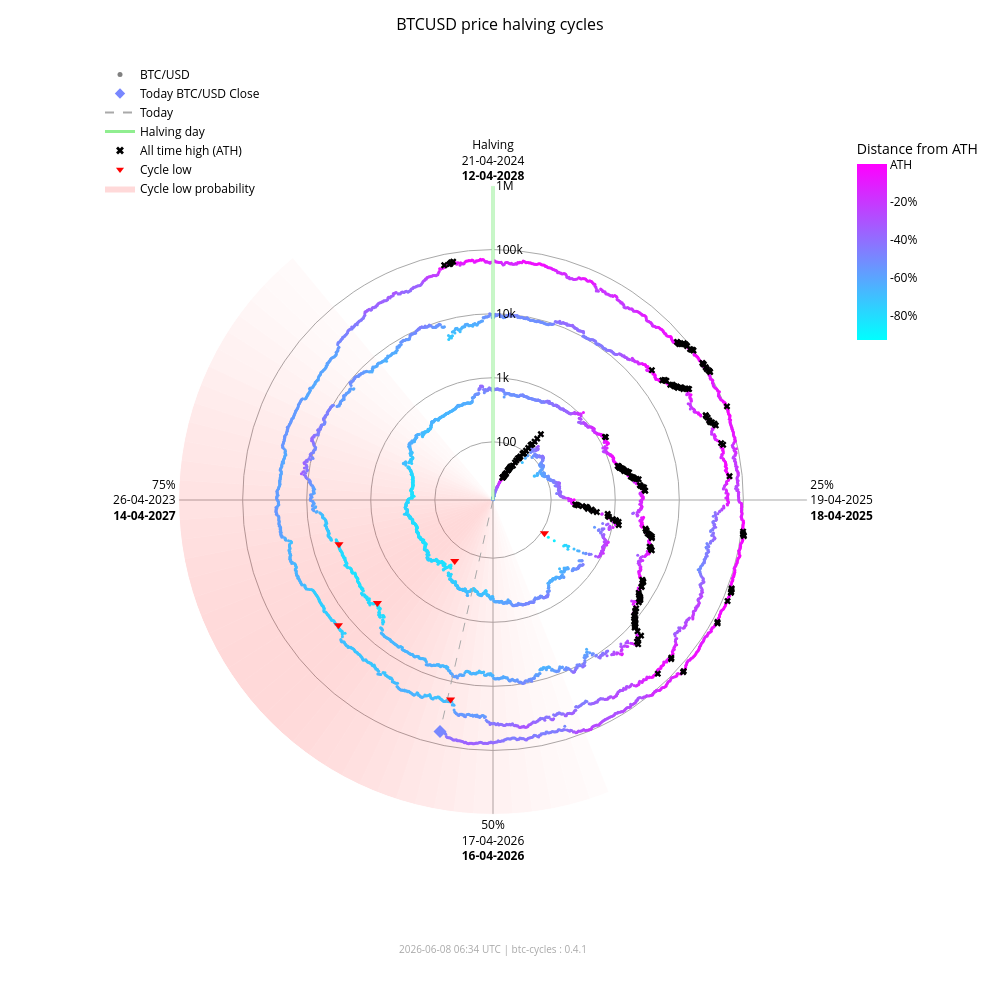

This figure's notebook cell:
### Markdown cell above
### Interactive chart (plotly)

### Code cell
fig_interactive = btc.plot(
    kind="interactive",
    from_date="2012-11-28",
)
# plotly config for interactivity
config = {"scrollZoom": True, "displayModeBar": True}
# display in notebook
fig_interactive.show(config=config)

### Figure 1 — Plotly figure (JSON) as saved in the notebook; plotly's stock layout.template omitted (floating-point values rounded to 4 significant figures; data arrays with more than 128 entries replaced by an {"elided": "..."} marker saying what was removed)
{"data": [{"fill": "toself", "fillcolor": "rgba(255,0,0,0.017168280509461755)", "hoverinfo": "skip", "line": {"width": 0}, "mode": "lines", "r": [12.35, 1000000, 1000000, 12.35, 12.35], "showlegend": false, "theta": [158.4, 158.4, 162.0, 162.0, 158.4], "type": "scatterpolar"}, {"fill": "toself", "fillcolor": "rgba(255,0,0,0.022114794501891175)", "hoverinfo": "skip", "line": {"width": 0}, "mode": "lines", "r": [12.35, 1000000, 1000000, 12.35, 12.35], "showlegend": false, "theta": [162.0, 162.0, 165.6, 165.6, 162.0], "type": "scatterpolar"}, {"fill": "toself", "fillcolor": "rgba(255,0,0,0.02790404259511669)", "hoverinfo": "skip", "line": {"width": 0}, "mode": "lines", "r": [12.35, 1000000, 1000000, 12.35, 12.35], "showlegend": false, "theta": [165.6, 165.6, 169.2, 169.2, 165.6], "type": "scatterpolar"}, {"fill": "toself", "fillcolor": "rgba(255,0,0,0.034518294852420334)", "hoverinfo": "skip", "line": {"width": 0}, "mode": "lines", "r": [12.35, 1000000, 1000000, 12.35, 12.35], "showlegend": false, "theta": [169.2, 169.2, 172.8, 172.8, 169.2], "type": "scatterpolar"}, {"fill": "toself", "fillcolor": "rgba(255,0,0,0.041901979682821514)", "hoverinfo": "skip", "line": {"width": 0}, "mode": "lines", "r": [12.35, 1000000, 1000000, 12.35, 12.35], "showlegend": false, "theta": [172.8, 172.8, 176.4, 176.4, 172.8], "type": "scatterpolar"}, {"fill": "toself", "fillcolor": "rgba(255,0,0,0.04996405861294358)", "hoverinfo": "skip", "line": {"width": 0}, "mode": "lines", "r": [12.35, 1000000, 1000000, 12.35, 12.35], "showlegend": false, "theta": [176.4, 176.4, 180.0, 180.0, 176.4], "type": "scatterpolar"}, {"fill": "toself", "fillcolor": "rgba(255,0,0,0.05858349692240514)", "hoverinfo": "skip", "line": {"width": 0}, "mode": "lines", "r": [12.35, 1000000, 1000000, 12.35, 12.35], "showlegend": false, "theta": [180.0, 180.0, 183.6, 183.6, 180.0], "type": "scatterpolar"}, {"fill": "toself", "fillcolor": "rgba(255,0,0,0.06761662035375064)", "hoverinfo": "skip", "line": {"width": 0}, "mode": "lines", "r": [12.35, 1000000, 1000000, 12.35, 12.35], "showlegend": false, "theta": [183.6, 183.6, 187.2, 187.2, 183.6], "type": "scatterpolar"}, {"fill": "toself", "fillcolor": "rgba(255,0,0,0.07690481219944661)", "hoverinfo": "skip", "line": {"width": 0}, "mode": "lines", "r": [12.35, 1000000, 1000000, 12.35, 12.35], "showlegend": false, "theta": [187.2, 187.2, 190.8, 190.8, 187.2], "type": "scatterpolar"}, {"fill": "toself", "fillcolor": "rgba(255,0,0,0.08628112000611096)", "hoverinfo": "skip", "line": {"width": 0}, "mode": "lines", "r": [12.35, 1000000, 1000000, 12.35, 12.35], "showlegend": false, "theta": [190.8, 190.8, 194.4, 194.4, 190.8], "type": "scatterpolar"}, {"fill": "toself", "fillcolor": "rgba(255,0,0,0.09557490841018089)", "hoverinfo": "skip", "line": {"width": 0}, "mode": "lines", "r": [12.35, 1000000, 1000000, 12.35, 12.35], "showlegend": false, "theta": [194.4, 194.4, 198.0, 198.0, 194.4], "type": "scatterpolar"}, {"fill": "toself", "fillcolor": "rgba(255,0,0,0.10461455782963762)", "hoverinfo": "skip", "line": {"width": 0}, "mode": "lines", "r": [12.35, 1000000, 1000000, 12.35, 12.35], "showlegend": false, "theta": [198.0, 198.0, 201.6, 201.6, 198.0], "type": "scatterpolar"}, {"fill": "toself", "fillcolor": "rgba(255,0,0,0.11322908719652829)", "hoverinfo": "skip", "line": {"width": 0}, "mode": "lines", "r": [12.35, 1000000, 1000000, 12.35, 12.35], "showlegend": false, "theta": [201.6, 201.6, 205.2, 205.2, 201.6], "type": "scatterpolar"}, {"fill": "toself", "fillcolor": "rgba(255,0,0,0.12125015337052986)", "hoverinfo": "skip", "line": {"width": 0}, "mode": "lines", "r": [12.35, 1000000, 1000000, 12.35, 12.35], "showlegend": false, "theta": [205.2, 205.2, 208.8, 208.8, 205.2], "type": "scatterpolar"}, {"fill": "toself", "fillcolor": "rgba(255,0,0,0.12851590515331976)", "hoverinfo": "skip", "line": {"width": 0}, "mode": "lines", "r": [12.35, 1000000, 1000000, 12.35, 12.35], "showlegend": false, "theta": [208.8, 208.8, 212.4, 212.4, 208.8], "type": "scatterpolar"}, {"fill": "toself", "fillcolor": "rgba(255,0,0,0.13487757461161184)", "hoverinfo": "skip", "line": {"width": 0}, "mode": "lines", "r": [12.35, 1000000, 1000000, 12.35, 12.35], "showlegend": false, "theta": [212.4, 212.4, 216.0, 216.0, 212.4], "type": "scatterpolar"}, {"fill": "toself", "fillcolor": "rgba(255,0,0,0.14020862181849592)", "hoverinfo": "skip", "line": {"width": 0}, "mode": "lines", "r": [12.35, 1000000, 1000000, 12.35, 12.35], "showlegend": false, "theta": [216.0, 216.0, 219.6, 219.6, 216.0], "type": "scatterpolar"}, {"fill": "toself", "fillcolor": "rgba(255,0,0,0.14441504950654527)", "hoverinfo": "skip", "line": {"width": 0}, "mode": "lines", "r": [12.35, 1000000, 1000000, 12.35, 12.35], "showlegend": false, "theta": [219.6, 219.6, 223.2, 223.2, 219.6], "type": "scatterpolar"}, {"fill": "toself", "fillcolor": "rgba(255,0,0,0.14744459351271713)", "hoverinfo": "skip", "line": {"width": 0}, "mode": "lines", "r": [12.35, 1000000, 1000000, 12.35, 12.35], "showlegend": false, "theta": [223.2, 223.2, 226.8, 226.8, 223.2], "type": "scatterpolar"}, {"fill": "toself", "fillcolor": "rgba(255,0,0,0.14929223192296423)", "hoverinfo": "skip", "line": {"width": 0}, "mode": "lines", "r": [12.35, 1000000, 1000000, 12.35, 12.35], "showlegend": false, "theta": [226.8, 226.8, 230.4, 230.4, 226.8], "type": "scatterpolar"}, {"fill": "toself", "fillcolor": "rgba(255,0,0,0.15)", "hoverinfo": "skip", "line": {"width": 0}, "mode": "lines", "r": [12.35, 1000000, 1000000, 12.35, 12.35], "showlegend": false, "theta": [230.4, 230.4, 234.0, 234.0, 230.4], "type": "scatterpolar"}, {"fill": "toself", "fillcolor": "rgba(255,0,0,0.14965033825231114)", "hoverinfo": "skip", "line": {"width": 0}, "mode": "lines", "r": [12.35, 1000000, 1000000, 12.35, 12.35], "showlegend": false, "theta": [234.0, 234.0, 237.6, 237.6, 234.0], "type": "scatterpolar"}, {"fill": "toself", "fillcolor": "rgba(255,0,0,0.14835378057909807)", "hoverinfo": "skip", "line": {"width": 0}, "mode": "lines", "r": [12.35, 1000000, 1000000, 12.35, 12.35], "showlegend": false, "theta": [237.6, 237.6, 241.2, 241.2, 237.6], "type": "scatterpolar"}, {"fill": "toself", "fillcolor": "rgba(255,0,0,0.14623322283554635)", "hoverinfo": "skip", "line": {"width": 0}, "mode": "lines", "r": [12.35, 1000000, 1000000, 12.35, 12.35], "showlegend": false, "theta": [241.2, 241.2, 244.8, 244.8, 241.2], "type": "scatterpolar"}, {"fill": "toself", "fillcolor": "rgba(255,0,0,0.1434078538226231)", "hoverinfo": "skip", "line": {"width": 0}, "mode": "lines", "r": [12.35, 1000000, 1000000, 12.35, 12.35], "showlegend": false, "theta": [244.8, 244.8, 248.4, 248.4, 244.8], "type": "scatterpolar"}, {"fill": "toself", "fillcolor": "rgba(255,0,0,0.13997983179373427)", "hoverinfo": "skip", "line": {"width": 0}, "mode": "lines", "r": [12.35, 1000000, 1000000, 12.35, 12.35], "showlegend": false, "theta": [248.4, 248.4, 252.0, 252.0, 248.4], "type": "scatterpolar"}, {"fill": "toself", "fillcolor": "rgba(255,0,0,0.13602598258454268)", "hoverinfo": "skip", "line": {"width": 0}, "mode": "lines", "r": [12.35, 1000000, 1000000, 12.35, 12.35], "showlegend": false, "theta": [252.0, 252.0, 255.6, 255.6, 252.0], "type": "scatterpolar"}, {"fill": "toself", "fillcolor": "rgba(255,0,0,0.13159547355344953)", "hoverinfo": "skip", "line": {"width": 0}, "mode": "lines", "r": [12.35, 1000000, 1000000, 12.35, 12.35], "showlegend": false, "theta": [255.6, 255.6, 259.2, 259.2, 255.6], "type": "scatterpolar"}, {"fill": "toself", "fillcolor": "rgba(255,0,0,0.12671301775492697)", "hoverinfo": "skip", "line": {"width": 0}, "mode": "lines", "r": [12.35, 1000000, 1000000, 12.35, 12.35], "showlegend": false, "theta": [259.2, 259.2, 262.8, 262.8, 259.2], "type": "scatterpolar"}, {"fill": "toself", "fillcolor": "rgba(255,0,0,0.12138610149219965)", "hoverinfo": "skip", "line": {"width": 0}, "mode": "lines", "r": [12.35, 1000000, 1000000, 12.35, 12.35], "showlegend": false, "theta": [262.8, 262.8, 266.4, 266.4, 262.8], "type": "scatterpolar"}, {"fill": "toself", "fillcolor": "rgba(255,0,0,0.1156142551644921)", "hoverinfo": "skip", "line": {"width": 0}, "mode": "lines", "r": [12.35, 1000000, 1000000, 12.35, 12.35], "showlegend": false, "theta": [266.4, 266.4, 270.0, 270.0, 266.4], "type": "scatterpolar"}, {"fill": "toself", "fillcolor": "rgba(255,0,0,0.10939851441251548)", "hoverinfo": "skip", "line": {"width": 0}, "mode": "lines", "r": [12.35, 1000000, 1000000, 12.35, 12.35], "showlegend": false, "theta": [270.0, 270.0, 273.6, 273.6, 270.0], "type": "scatterpolar"}, {"fill": "toself", "fillcolor": "rgba(255,0,0,0.10274974912946185)", "hoverinfo": "skip", "line": {"width": 0}, "mode": "lines", "r": [12.35, 1000000, 1000000, 12.35, 12.35], "showlegend": false, "theta": [273.6, 273.6, 277.2, 277.2, 273.6], "type": "scatterpolar"}, {"fill": "toself", "fillcolor": "rgba(255,0,0,0.09569517349791425)", "hoverinfo": "skip", "line": {"width": 0}, "mode": "lines", "r": [12.35, 1000000, 1000000, 12.35, 12.35], "showlegend": false, "theta": [277.2, 277.2, 280.8, 280.8, 277.2], "type": "scatterpolar"}, {"fill": "toself", "fillcolor": "rgba(255,0,0,0.08828282625646727)", "hoverinfo": "skip", "line": {"width": 0}, "mode": "lines", "r": [12.35, 1000000, 1000000, 12.35, 12.35], "showlegend": false, "theta": [280.8, 280.8, 284.4, 284.4, 280.8], "type": "scatterpolar"}, {"fill": "toself", "fillcolor": "rgba(255,0,0,0.08058400018765345)", "hoverinfo": "skip", "line": {"width": 0}, "mode": "lines", "r": [12.35, 1000000, 1000000, 12.35, 12.35], "showlegend": false, "theta": [284.4, 284.4, 288.0, 288.0, 284.4], "type": "scatterpolar"}, {"fill": "toself", "fillcolor": "rgba(255,0,0,0.07269354608292704)", "hoverinfo": "skip", "line": {"width": 0}, "mode": "lines", "r": [12.35, 1000000, 1000000, 12.35, 12.35], "showlegend": false, "theta": [288.0, 288.0, 291.6, 291.6, 288.0], "type": "scatterpolar"}, {"fill": "toself", "fillcolor": "rgba(255,0,0,0.06472784449068783)", "hoverinfo": "skip", "line": {"width": 0}, "mode": "lines", "r": [12.35, 1000000, 1000000, 12.35, 12.35], "showlegend": false, "theta": [291.6, 291.6, 295.2, 295.2, 291.6], "type": "scatterpolar"}, {"fill": "toself", "fillcolor": "rgba(255,0,0,0.05682021976743955)", "hoverinfo": "skip", "line": {"width": 0}, "mode": "lines", "r": [12.35, 1000000, 1000000, 12.35, 12.35], "showlegend": false, "theta": [295.2, 295.2, 298.8, 298.8, 295.2], "type": "scatterpolar"}, {"fill": "toself", "fillcolor": "rgba(255,0,0,0.04911378436707333)", "hoverinfo": "skip", "line": {"width": 0}, "mode": "lines", "r": [12.35, 1000000, 1000000, 12.35, 12.35], "showlegend": false, "theta": [298.8, 298.8, 302.4, 302.4, 298.8], "type": "scatterpolar"}, {"fill": "toself", "fillcolor": "rgba(255,0,0,0.04175213714896469)", "hoverinfo": "skip", "line": {"width": 0}, "mode": "lines", "r": [12.35, 1000000, 1000000, 12.35, 12.35], "showlegend": false, "theta": [302.4, 302.4, 306.0, 306.0, 302.4], "type": "scatterpolar"}, {"fill": "toself", "fillcolor": "rgba(255,0,0,0.034868865657538876)", "hoverinfo": "skip", "line": {"width": 0}, "mode": "lines", "r": [12.35, 1000000, 1000000, 12.35, 12.35], "showlegend": false, "theta": [306.0, 306.0, 309.6, 309.6, 306.0], "type": "scatterpolar"}, {"fill": "toself", "fillcolor": "rgba(255,0,0,0.02857722515334582)", "hoverinfo": "skip", "line": {"width": 0}, "mode": "lines", "r": [12.35, 1000000, 1000000, 12.35, 12.35], "showlegend": false, "theta": [309.6, 309.6, 313.2, 313.2, 309.6], "type": "scatterpolar"}, {"fill": "toself", "fillcolor": "rgba(255,0,0,0.022961515313555197)", "hoverinfo": "skip", "line": {"width": 0}, "mode": "lines", "r": [12.35, 1000000, 1000000, 12.35, 12.35], "showlegend": false, "theta": [313.2, 313.2, 316.8, 316.8, 313.2], "type": "scatterpolar"}, {"fill": "toself", "fillcolor": "rgba(255,0,0,0.01807146942917362)", "hoverinfo": "skip", "line": {"width": 0}, "mode": "lines", "r": [12.35, 1000000, 1000000, 12.35, 12.35], "showlegend": false, "theta": [316.8, 316.8, 320.4, 320.4, 316.8], "type": "scatterpolar"}, {"hoverinfo": "text", "marker": {"color": {"elided": "4941 str values"}, "size": 3}, "mode": "markers", "r": {"elided": "4941 float values"}, "showlegend": false, "text": {"elided": "4941 str values"}, "theta": {"elided": "4941 float values"}, "type": "scatterpolar"}, {"hoverinfo": "skip", "line": {"color": "lightgreen", "width": 3}, "mode": "lines", "r": [12.35, 1000000], "showlegend": false, "theta": [0, 0], "type": "scatterpolar"}, {"hoverinfo": "skip", "line": {"color": "darkgrey", "dash": "dash", "width": 1}, "mode": "lines", "r": [12.35, 63060.0], "showlegend": false, "theta": [192.9, 192.9], "type": "scatterpolar"}, {"hoverinfo": "text", "marker": {"color": "#7887ff", "size": 10, "symbol": "diamond"}, "mode": "markers", "r": [63060.0], "showlegend": false, "text": ["Today<br>Date: 2026-06-08<br>Price: $63,055.76"], "theta": [192.9], "type": "scatterpolar"}, {"hoverinfo": "text", "marker": {"color": "black", "size": 6, "symbol": "x"}, "mode": "markers", "r": {"elided": "195 float values"}, "showlegend": false, "text": {"elided": "195 str values"}, "theta": {"elided": "195 float values"}, "type": "scatterpolar"}, {"hoverinfo": "text", "marker": {"color": "red", "size": 8, "symbol": "triangle-down"}, "mode": "markers", "r": [111.6, 164.9, 3233.0, 3925.0, 18950.0, 15760.0], "showlegend": false, "text": ["Cycle Low<br>Date: 2014-02-21<br>Price: $111.56<br>ATH distance: -91.0%", "Cycle Low<br>Date: 2015-01-14<br>Price: $164.92<br>ATH distance: -86.7%", "Cycle Low<br>Date: 2018-12-15<br>Price: $3,232.51<br>ATH distance: -83.3%", "Cycle Low<br>Date: 2019-03-25<br>Price: $3,924.55<br>ATH distance: -79.7%", "Cycle Low<br>Date: 2022-06-18<br>Price: $18,954.25<br>ATH distance: -71.9%", "Cycle Low<br>Date: 2022-11-21<br>Price: $15,760.19<br>ATH distance: -76.7%"], "theta": [122.8, 212.1, 228.3, 254.0, 192.0, 231.0], "type": "scatterpolar"}, {"marker": {"color": "grey", "size": 5}, "mode": "markers", "name": "BTC/USD", "r": [null], "theta": [null], "type": "scatterpolar"}, {"marker": {"color": "#7887ff", "size": 8, "symbol": "diamond"}, "mode": "markers", "name": "Today BTC/USD Close", "r": [null], "theta": [null], "type": "scatterpolar"}, {"line": {"color": "darkgrey", "dash": "dash"}, "mode": "lines", "name": "Today", "r": [null], "theta": [null], "type": "scatterpolar"}, {"line": {"color": "lightgreen", "width": 3}, "mode": "lines", "name": "Halving day", "r": [null], "theta": [null], "type": "scatterpolar"}, {"marker": {"color": "black", "size": 7, "symbol": "x"}, "mode": "markers", "name": "All time high (ATH)", "r": [null], "theta": [null], "type": "scatterpolar"}, {"marker": {"color": "red", "size": 7, "symbol": "triangle-down"}, "mode": "markers", "name": "Cycle low", "r": [null], "theta": [null], "type": "scatterpolar"}, {"fill": "toself", "fillcolor": "rgba(255,0,0,0.15)", "line": {"width": 0}, "mode": "lines", "name": "Cycle low probability", "r": [null], "theta": [null], "type": "scatterpolar"}, {"hoverinfo": "skip", "marker": {"cmax": 0, "cmin": -0.9307, "color": [0], "colorbar": {"len": 0.25, "ticktext": ["ATH", "-20%", "-40%", "-60%", "-80%", "-100%"], "tickvals": [0, -0.2, -0.4, -0.6, -0.8, -1.0], "title": {"text": "Distance from ATH"}, "x": 0.95, "y": 0.92, "yanchor": "top"}, "colorscale": {"elided": "256x2 mixed values"}, "showscale": true, "size": 0}, "mode": "markers", "r": [null], "showlegend": false, "theta": [null], "type": "scatterpolar"}], "layout": {"annotations": [{"font": {"color": "darkgrey", "size": 10}, "showarrow": false, "text": "2026-06-08 06:34 UTC | btc-cycles : 0.4.1", "x": 0.5, "xref": "paper", "y": -0.02, "yref": "paper"}], "font": {"color": "black"}, "height": 1000, "legend": {"bgcolor": "rgba(0,0,0,0)", "font": {"color": "black"}, "x": 0.0, "y": 1.0}, "margin": {"b": 60, "l": 100, "r": 80, "t": 60}, "paper_bgcolor": "white", "plot_bgcolor": "white", "polar": {"angularaxis": {"color": "black", "direction": "clockwise", "gridcolor": "darkgrey", "rotation": 90, "ticktext": ["Halving<br>21-04-2024<br><b>12-04-2028</b>", "25%<br>19-04-2025<br><b>18-04-2025</b>", "50%<br>17-04-2026<br><b>16-04-2026</b>", "75%<br>26-04-2023<br><b>14-04-2027</b>"], "tickvals": [0, 90, 180, 270]}, "bgcolor": "white", "domain": {"x": [0.1, 0.9], "y": [0.05, 0.95]}, "radialaxis": {"angle": 90, "color": "black", "gridcolor": "darkgrey", "range": [1.092, 6.0], "tickangle": 90, "ticktext": ["100", "1k", "10k", "100k", "1M"], "tickvals": [100, 1000, 10000, 100000, 1000000], "type": "log"}}, "title": {"font": {"color": "black", "size": 16}, "text": "BTCUSD price halving cycles", "x": 0.5}, "width": 1000}}
